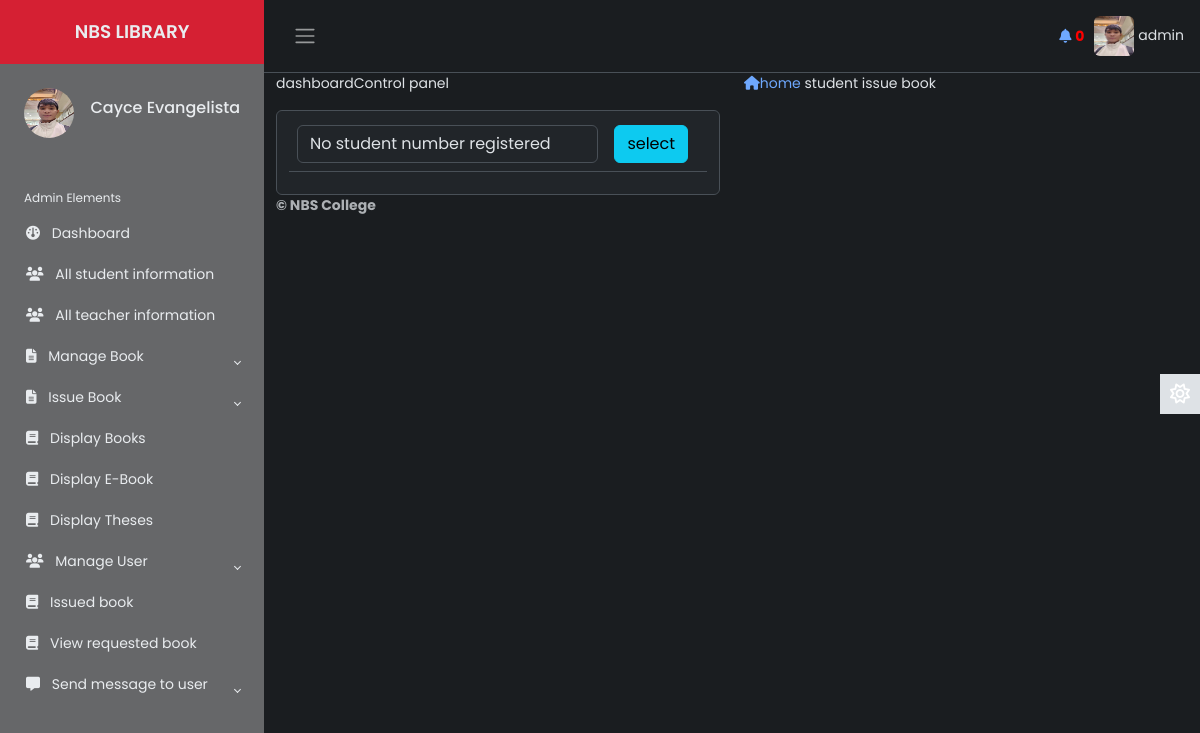
Page /Source/librarian/std-issue-book.php (signed in) on the earlier database version.
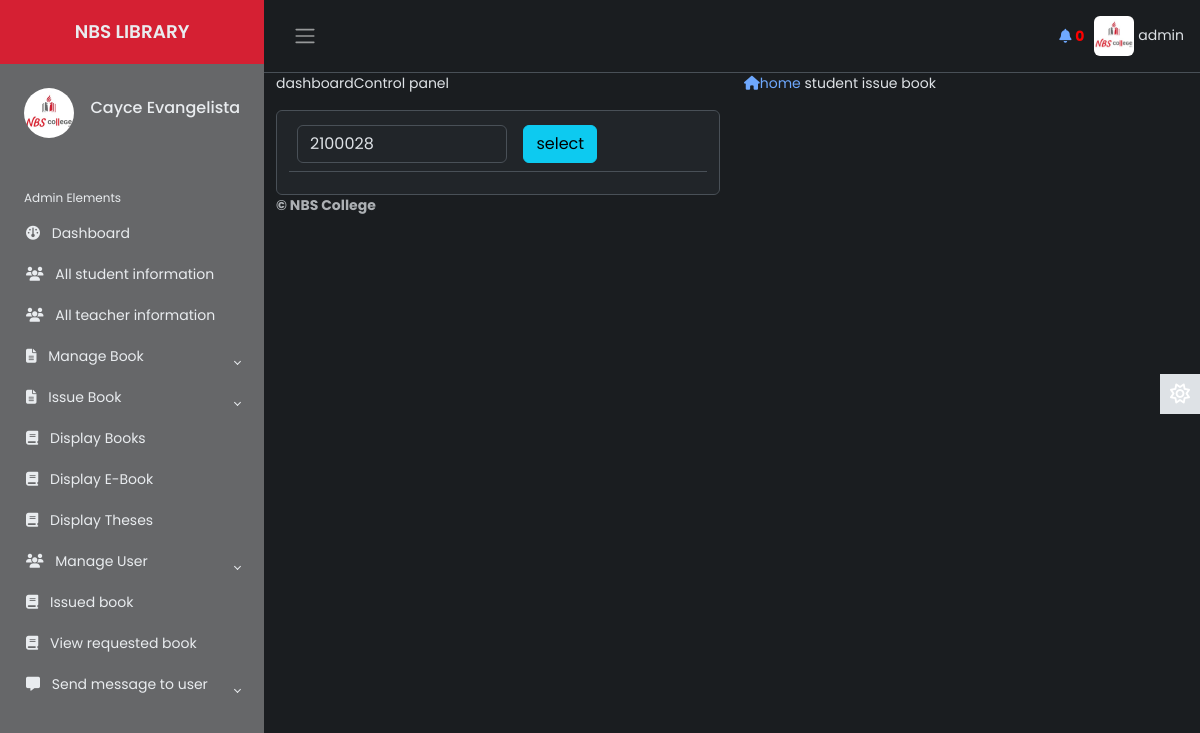
Same page on the later database version.
### tables this page shows
CREATE TABLE `lib_registration` (
  `id` int(2) NOT NULL,
  `name` varchar(50) NOT NULL,
  `username` varchar(20) NOT NULL,
  `password` varchar(20) NOT NULL,
  `email` varchar(50) NOT NULL,
  `phone` varchar(20) NOT NULL,
  `address` varchar(100) NOT NULL,
  `photo` varchar(500) NOT NULL,
  `status` varchar(7) NOT NULL
);

### Source/librarian/std-issue-book.php (the view, shortened to what the changed rows need)
       <?php
   include 'inc/header.php';
   include 'inc/connection.php';
?>
<div class="dashboard-content">
	<div class="dashboard-header">
		<div class="container">
			<div class="issueBook">
				<div class="row">
					<div class="col-md-6">
						<div class="issue-wrapper">
							<form action="" class="form-control" method="post" name="student_number">
                               <table class="table">
                                   <tr>
                                       <td class="">
                                           <select name="student_number" class="form-control">
                                               <?php
                                               $res = mysqli_query($link, "SELECT student_number FROM student");
                                               if (mysqli_num_rows($res) > 0) {
                                                   while ($row = mysqli_fetch_array($res)) {
                                                       echo "<option value='" . $row['student_number'] . "'>" . $row['student_number'] . "</option>";
                                                   }
                                               } else {
                                                   echo "<option value=''>No student number registered</option>";
                                               }
                                               ?>
                                           </select>
                                       </td>
                                   </tr>
                               </table>
                               </form>
						</div>
					</div>
				</div>
			</div>
		</div>
	</div>
</div>

### Source/librarian/inc/header.php (shortened to what the changed rows need)
<?php
    include 'inc/connection.php';
 ?>
<!DOCTYPE html>
<html lang="en" data-bs-theme="dark">
<head>
    <link href="https://cdn.datatables.net/v/dt/jszip-3.10.1/dt-2.0.3/b-3.0.1/b-html5-3.0.1/b-print-3.0.1/datatables.min.css" rel="stylesheet">
    <link href="https://cdn.jsdelivr.net/npm/bootstrap@5.3.3/dist/css/bootstrap.min.css" rel="stylesheet">
    <link rel="stylesheet" href="inc/css/custom1.css">
    <link rel="stylesheet" href="inc/css/animate.css">
</head>
<body>
    <div class="wrapper">
    <aside id="sidebar" class="js-sidebar">
            <div class="h-100">
                <ul class="sidebar-nav">
                    <li class="sidebar-header">
                        <span>
                        <?php
                            $res = mysqli_query($link, "select * from lib_registration where username='".$_SESSION['username']."'");
                            while ($row = mysqli_fetch_array($res)){
                                ?><img src="<?php echo $row["photo"]; ?> " height="50px" width="50px" alt="something wrong" class="rounded-circle"></a> <?php
                            }
                        ?>
                        </span>
                        <h6 style="float: right; margin-top: 10px;">
							<?php
								$res = mysqli_query($link, "select * from lib_registration where username='".$_SESSION['username']."'");
								while ($row = mysqli_fetch_array($res)){
								$name  =  $row["name"];
								echo $name;
								}
							?>
            			</h6>
                    </li>
                    <br>
                </ul>
            </div>
        </aside>
        <div class="main">
            <nav class="navbar navbar-expand px-3 border-bottom">
                <div class="navbar-collapse navbar">
                        <li class="nav-item dropdown">
								<?php
                                     $res = mysqli_query($link, "select * from lib_registration where username='".$_SESSION['username']."'");
                                     while ($row = mysqli_fetch_array($res)){
                                         ?><a href="#" data-bs-toggle="dropdown" class="nav-icon pe-md-0" style="color: inherit;"><img src="<?php echo $row["photo"]; ?>" alt=""class="avatar img-fluid rounded"> <span><?php echo $_SESSION["username"]; ?></span></a> <?php
                                     }
                                ?>
                        </li>
                </div>
            </nav>
</body>
</html>

Differences in the rows shown:
changed lib_registration "Cayce Evangelista": photo: a different picture
Other differences:
form field student_number: "No student number registered" → "2100028"
